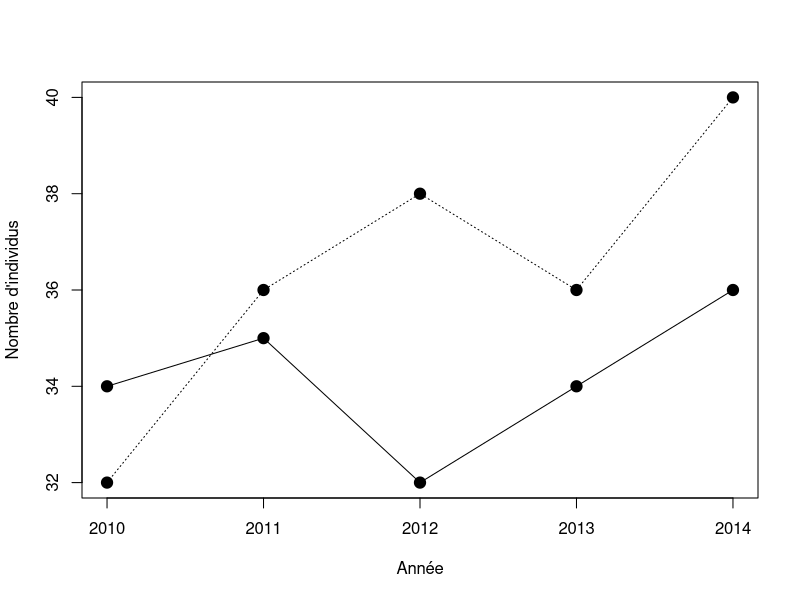
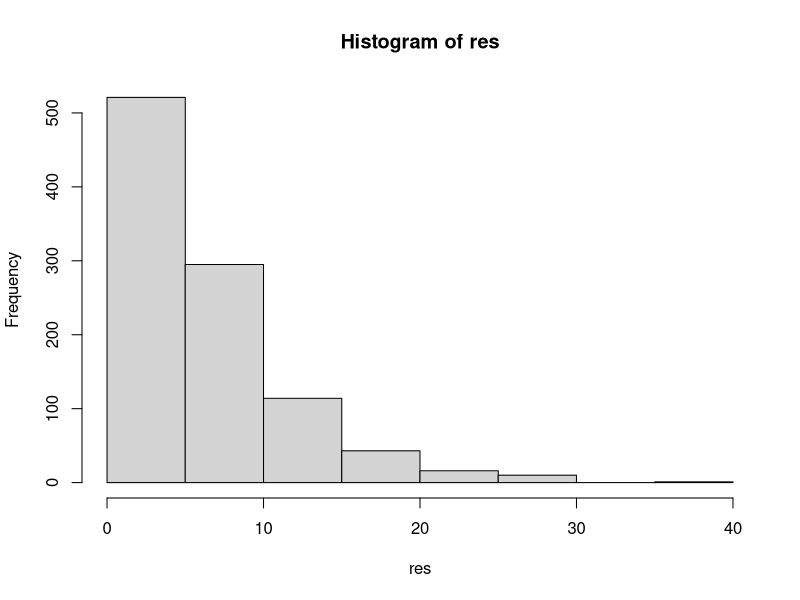
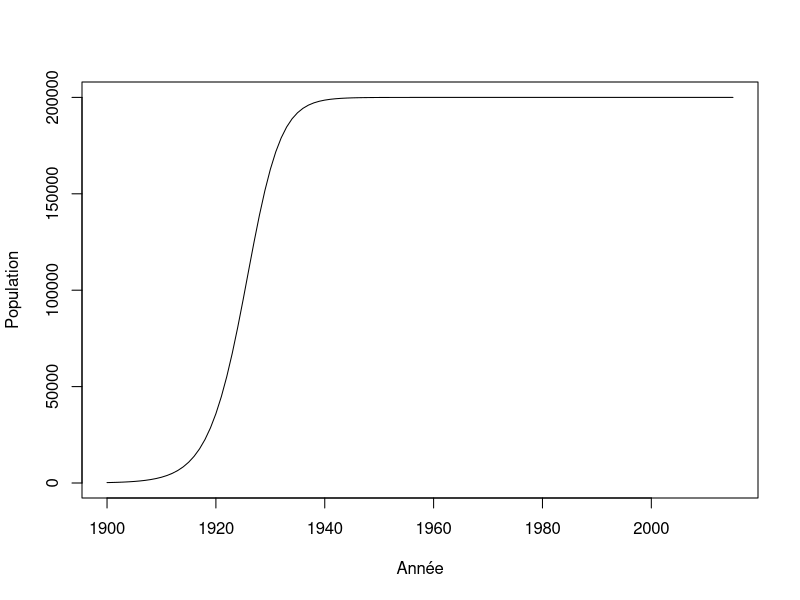
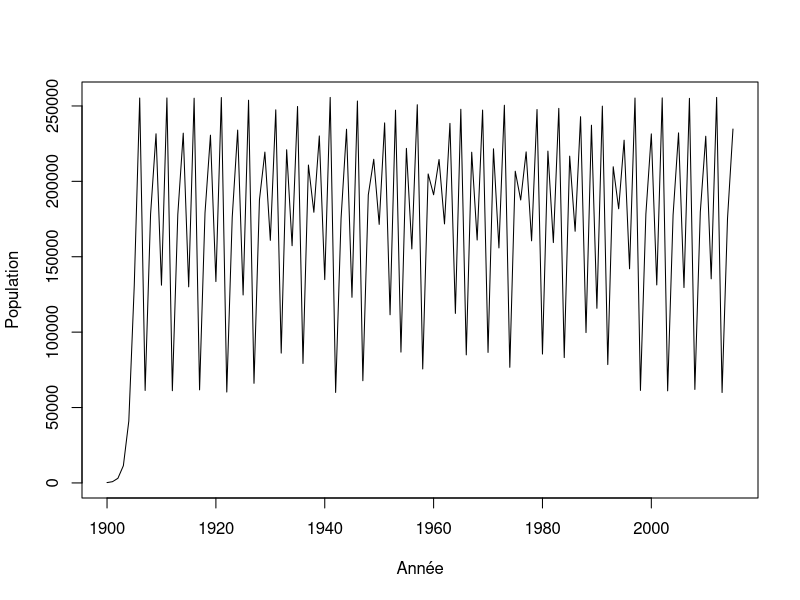

Source code (R) for these figures, in order:
## ---- chunk 1
quadrats = read.csv2(file="donnees/quadrats.csv", header=TRUE,
    stringsAsFactors=FALSE,row.names = 1)
X <- quadrats$acsa
## ---- chunk 2
ma_fonction <- function(X) {
  print(X)
}
## ---- chunk 3
ma_fonction(X)
## ---- chunk 4
ma_fonction(quadrats$abba)
## ---- chunk 5
donnees <- matrix(nr = 5, nc = 2)
donnees[,1] <- c(34,35,32,34,36)
donnees[,2] <- c(32,36,38,36,40)
an <- c(2010:2014)
rownames(donnees) <- an
colnames(donnees) <- c("Site1", "Site2")
head(donnees)
## ---- chunk 6
plot(an,donnees[,1],type = "l", xlab = "Année",ylab = "Nombre d'individus", ylim=c(32,40),cex=2)
lines(an,donnees[,2], lty = 3)
points(an,donnees[,1], pch = 19,cex=1.5)
points(an,donnees[,2], pch = 19,cex=1.5)
## ---- chunk 7
# 0. Sauvons les données dans une matrice "lambda"
lambda <- matrix(nr = 4, nc = 2)

# 1. Calculons le taux de croissance
lambda[1,1] <- (donnees[2,1] - donnees[1,1]) / donnees[1,1]
## ---- chunk 8
lambda[2,1] <- (donnees[3,1] - donnees[2,1]) / donnees[2,1]
## ---- chunk 9
n_sites <- ncol(donnees)
n_annees <- nrow(donnees)
lambda <- matrix(nr = n_annees-1, nc = n_sites)
for(i in 1:(n_annees-1)) {
    for(j in 1:n_sites) {
        lambda[i,j] <- (donnees[i+1,j] - donnees[i,j]) / donnees[i,j]
    }
}
## ---- chunk 10
head(donnees)
## ---- chunk 11
head(lambda)
## ---- chunk 12
depart <- 1
fin <- 5
for(etape in depart:fin) {
    print(etape)
}
## ---- chunk 13
for(etape in 1:5) {
    print(etape*2)
}
## ---- chunk 14
for(F in -50:-45) {
    cat("Pour F = ",F," on obtient C = ",(F - 32) *5/9, '\n')
}
## ---- chunk 15
vect5 <- runif(5, 0,1)
for(etape in 1:5) {
    print(vect5[etape])
}
## ---- chunk 16
vect500 <- runif(500, 0,1)
for(etape in 1:5) {
    print(vect500[etape * 5])
}
## ---- chunk 17
n = 1
for(etape in -2:1) {
    cat("etape = ",etape, " n = ",n, '\n')
    n <- n + 1
}
## ---- chunk 18
resultat = matrix(nr = 151, nc = 2)
n = 1
for(F in -50:100) {
    resultat[n,1] = F
    resultat[n,2] = (F-32)*5/9
    n = n + 1
}
head(resultat)
## ---- chunk 19
ma_matrice <- matrix(nr = 3, nc = 5)
n <- 1
for(i in 1:3) {
    for(j in 1:5) {
        ma_matrice[i,j] <- n
        n <- n + 1
    }
}
ma_matrice
## ---- chunk 20
piece <- c("pile","face")
combinaison = "face-face"
while(combinaison != "pile-pile") {
    essai1 <- sample(piece, 1)
    essai2 <- sample(piece, 1)
    combinaison <- paste(essai1, "-" , essai2, sep = "")
    print(combinaison)
}
## ---- chunk 21
de <- c(1:6)
n <- 1
tirage <- 1 # Il faut initier le tirage
while(tirage != 6) {
	tirage <- sample(de,1) # tirage du dé
	n <- n + 1 # mise à jour du compter pour tester le nombre de tirages
}
cat("Il a fallu", n, "étapes pour obtenir la valeur ", tirage, '\n')
## ---- chunk 22
de <- c(1:6)
n_test <- 1000
res <- numeric(n_test)
for(i in 1:n_test) {
	n <- 1
	tirage <- 1 # Il faut initier le tirage
	while(tirage != 6) {
		tirage <- sample(de,1) # tirage du dé
		n <- n + 1 # mise à jour du compter pour tester le nombre de tirages
	}
	res[i] <- n # Enregistrement du nombre de tirage
}
mean(res)
## ---- chunk 23
hist(res)
## ---- chunk 24
r <- 0.3
N <- 220
K <- 200000
step <- 1
while(N < K/2) {
    N <- N + r * N * (1 - N/K)
    step <- step + 1
}
step
## ---- chunk 25
r <- 0.3
K <- 200000
n_steps <- 115
N <- numeric(n_steps+1)
N[1] <- 220

for(i in 2:(n_steps+1)) {
    N[i] <- N[i-1] + r * N[i-1] * (1 - N[i-1]/K)
}
## ---- chunk 26
plot(c(1900:2015), N, type = "l", xlab = "Année", ylab = "Population")
## ---- chunk 27
n_steps <- 115
N <- numeric(n_steps+1)
N[1] <- 220
for(i in 2:(n_steps+1)) {
    N[i] <- N[i-1] + 2.75 * N[i-1] * (1 - N[i-1]/200000)
}
plot(c(1900:2015), N, type = "l", xlab = "Année", ylab = "Population")

## ---- chunk 28
X <- runif(n = 10)
res <- numeric(10)
for(i in 1:10) {
    if(X[i] < 0.3) {
        res[i] <- "plus petit"
    }
    else {
        res[i] <- "plus grand"
    }
}
cbind(X,res)
## ---- chunk 29
chiffres <- runif(n = 10)
res2 <- numeric(10)
for(i in 1:10) {
    if(chiffres[i] > 0.2 & chiffres[i] < 0.6) {
        res2[i] <- "oui"
    }
    else {
        res2[i] <- "non"
    }
}
cbind(chiffres,res2)
## ---- chunk 30
X <- runif(n = 10)
res2 <- numeric(10)
res2[X > 0.2 & X < 0.6] <- "oui"
res2[X < 0.2 | X > 0.6] <- "non"
cbind(X,res2)
## ---- chunk 31
head(read.csv2("donnees/quadrats.txt"))
